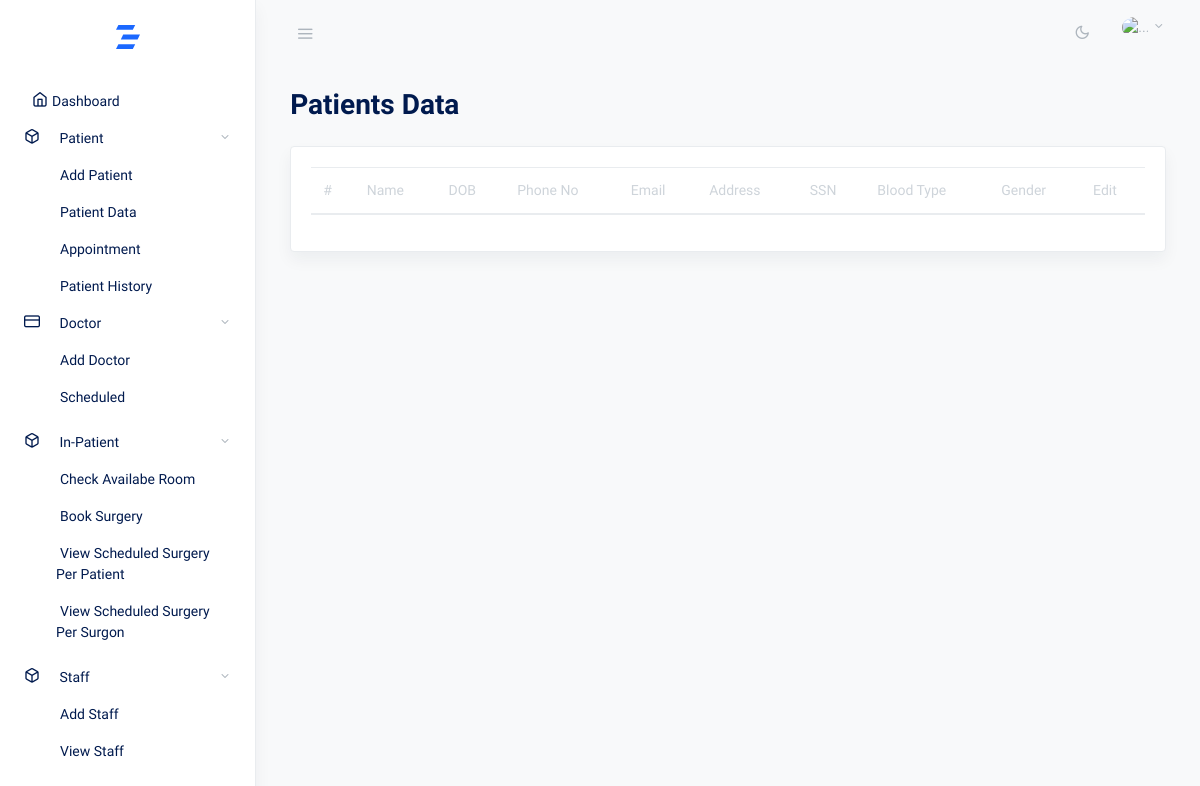
The app's page /patient-data/, older data.
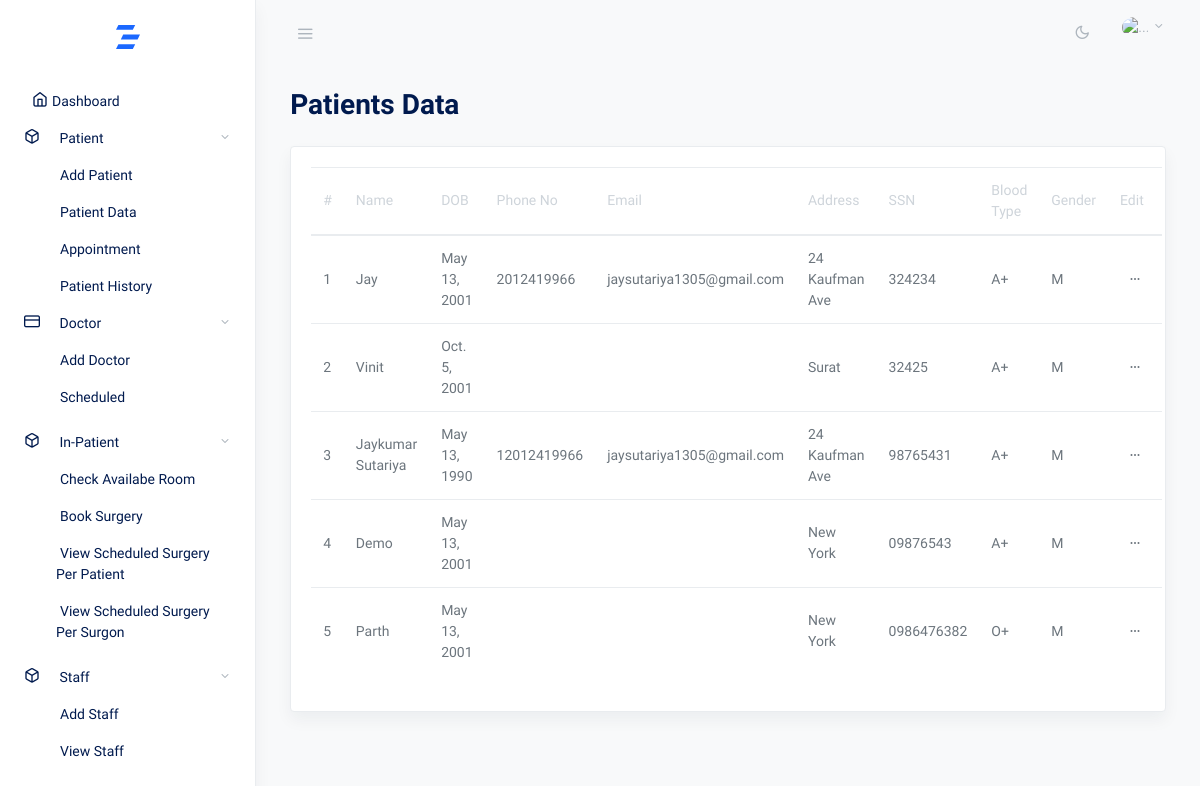
The same page, newer data.
### patient/models.py (models this page shows, shortened)
class Patient(models.Model):
    name = models.CharField(max_length=100)
    phone_no = models.CharField(max_length=15)
    email = models.CharField(max_length=40)
    dob = models.DateField()
    SSN = models.CharField(max_length=100)
    blood_type = models.CharField(max_length=10)
    address = models.CharField(max_length=100)
    gender = models.CharField(max_length=1, choices=GENDER_CHOICES)

### patient/views.py (the view)
# urls.py: path('patient-data/', views.patient_data, name='patient_data'),
def patient_data(request):
    patient = Patient.objects.all()
    return render(request, 'patients/patient_data.html', {'patient': patient})

### templates/patients/patient_data.html (shortened to what this page needs)
{% extends 'base.html' %}
{% block content %}
<div class="row justify-content-center">
    <div class="col-12">
      <h2 class="mb-2 page-title">Patients Data</h2>
      <div class="row my-4">
        <div class="col-md-12">
          <div class="card shadow">
            <div class="card-body">
              <table class="table datatables" id="dataTable-1">
                <thead>
                  <tr>
                    <th>#</th>
                    <th>Name</th>
                    <th>DOB</th>
                    <th>Phone No</th>
                    <th>Email</th>
                    <th>Address</th>
                    <th>SSN</th>
                    <th>Blood Type</th>
                    <th>Gender</th>
                    <th>Edit</th>
                  </tr>
                </thead>
                <tbody>
                {% for x  in patient  %}
                  <tr>
                    <td>{{x.id}}</td>
                    <td>{{x.name}}</td>
                    <td>{{x.dob}}</td>
                    <td>{{x.phone_no}}</td>
                    <td>{{x.email}}</td>
                    <td>{{x.address}}</td>
                    <td>{{x.SSN}}</td>
                    <td>{{x.blood_type}}</td>
                    <td>{{x.gender}}</td>
                    <td><button class="btn btn-sm dropdown-toggle more-horizontal" type="button" data-toggle="dropdown" aria-haspopup="true" aria-expanded="false">
                      </button>
                    </td>
                  </tr>
                  {% endfor %}
                </tbody>
              </table>
            </div>
          </div>
        </div>
      </div>
    </div>
  </div>
{% endblock %}

### templates/base.html (shortened to what this page needs)
{% load static %}
<!doctype html>
<html lang="en">
  <head>
    <link rel="stylesheet" href="{% static 'css/simplebar.css' %}">
    <link rel="stylesheet" href="{% static 'css/feather.css' %}">
    <link rel="stylesheet" href="{% static 'css/feather.css' %}">
    <link rel="stylesheet" href="{% static 'css/select2.css' %}">
    <link rel="stylesheet" href="{% static 'css/dropzone.css' %}">
    <link rel="stylesheet" href="{% static 'css/uppy.min.css' %}">
    <link rel="stylesheet" href="{% static 'css/jquery.steps.css' %}">
    <link rel="stylesheet" href="{% static 'css/jquery.timepicker.css' %}">
    <link rel="stylesheet" href="{% static 'css/quill.snow.css' %}">
    <link rel="stylesheet" href="{% static 'css/daterangepicker.css' %}">
    <link rel="stylesheet" href="{% static 'css/dataTables.bootstrap4.css' %}">
    <link rel="stylesheet" href="{% static 'css/app-light.css' %}" id="lightTheme">
    <link rel="stylesheet" href="{% static 'css/app-dark.css' %}" id="darkTheme" disabled>
  </head>
  <body class="vertical  light  ">
    <div class="wrapper">
      <nav class="topnav navbar navbar-light">
        <button type="button" class="navbar-toggler text-muted mt-2 p-0 mr-3 collapseSidebar">
          <i class="fe fe-menu navbar-toggler-icon"></i>
        </button>
        <ul class="nav">
          <li class="nav-item">
            <a class="nav-link text-muted my-2" href="#" id="modeSwitcher" data-mode="light">
              <i class="fe fe-sun fe-16"></i>
            </a>
          </li>
          <li class="nav-item dropdown">
            <a class="nav-link dropdown-toggle text-muted pr-0" href="#" id="navbarDropdownMenuLink" role="button" data-toggle="dropdown" aria-haspopup="true" aria-expanded="false">
              <span class="avatar avatar-sm mt-2">
                <img src="{% static '/assets/images/profile.png ' %}" alt="..." class="avatar-img rounded-circle">
              </span>
            </a>
          </li>
        </ul>
      </nav>
      <aside class="sidebar-left border-right bg-white shadow" id="leftSidebar" data-simplebar>
        <nav class="vertnav navbar navbar-light">
          <div class="w-100 mb-4 d-flex">
            <a class="navbar-brand mx-auto mt-2 flex-fill text-center" href="./index.html">
            </a>
          </div>
          <ul class="navbar-nav flex-fill w-100 mb-2">
            <li class="nav-item dropdown">
                <a class="nav-link pl-3" href="{% url 'dashboard' %}"><i class="fe fe-home fe-16"></i><span class="ml-1 item-text">Dashboard</span>
              <a href="#ui-elements" data-toggle="collapse" aria-expanded="false" class="dropdown-toggle nav-link">
                <i class="fe fe-box fe-16"></i>
                <span class="ml-3 item-text">Patient</span>
              </a>
              <ul class="collapse list-unstyled pl-4 w-100 show"  id="ui-elements">
                <li class="nav-item">
                  <a class="nav-link pl-3" href="{% url 'add_patient' %}"><span class="ml-1 item-text">Add Patient</span>
                  </a>
                </li>
                <li class="nav-item">
                  <a class="nav-link pl-3" href="{% url 'patient_data' %}"><span class="ml-1 item-text">Patient Data</span></a>
                </li>
                <li class="nav-item">
                  <a class="nav-link pl-3" href="{% url 'appointment' %}"><span class="ml-1 item-text">Appointment</span></a>
                </li>
                <li class="nav-item">
                  <a class="nav-link pl-3" href="{% url 'patient_history' %}"><span class="ml-1 item-text">Patient History</span></a>
                </li>
              </ul>
            </li>
            <li class="nav-item dropdown">
              <a href="#forms" data-toggle="collapse" aria-expanded="false" class="dropdown-toggle nav-link">
                <i class="fe fe-credit-card fe-16"></i>
                <span class="ml-3 item-text">Doctor</span>
              </a>
              <ul class="collapse list-unstyled pl-4 w-100 show" id="forms">
                <li class="nav-item">
                  <a class="nav-link pl-3" href="{% url 'add_doctor' %}"><span class="ml-1 item-text">Add Doctor</span></a>
                </li>
                <li class="nav-item">
                  <a class="nav-link pl-3" href="{% url 'scheuled' %}"><span class="ml-1 item-text">Scheduled</span></a>
                </li>
              </ul>
            </li>
          </ul>
          <ul class="navbar-nav flex-fill w-100 mb-2">
            <li class="nav-item dropdown">
              <a href="#ui-elements1" data-toggle="collapse" aria-expanded="false" class="dropdown-toggle nav-link">
                <i class="fe fe-box fe-16"></i>
                <span class="ml-3 item-text">In-Patient</span>
              </a>
              <ul class="collapse list-unstyled pl-4 w-100 show" id="ui-elements1">
                <li class="nav-item">
                  <a class="nav-link pl-3" href="{% url 'check_available_room_bed' %}"><span class="ml-1 item-text">Check Availabe Room</span>
                  </a>
                </li>
                <li class="nav-item">
                  <a class="nav-link pl-3" href="{% url 'book_surgery' %}"><span class="ml-1 item-text">Book Surgery</span></a>
                </li>
                <li class="nav-item">
                  <a class="nav-link pl-3" href="{% url 'view_scheduled_surgery_per_patient' %}"><span class="ml-1 item-text">View Scheduled Surgery Per Patient</span></a>
                </li>
                <li class="nav-item">
                  <a class="nav-link pl-3" href="{% url 'view_scheduled_surgery_per_surgeon' %}"><span class="ml-1 item-text">View Scheduled Surgery Per Surgon</span></a>
                </li>
              </ul>
            </li>
          </ul>
          <ul class="navbar-nav flex-fill w-100 mb-2 show">
            <li class="nav-item dropdown">
              <a href="#ui-elements2" data-toggle="collapse" aria-expanded="false" class="dropdown-toggle nav-link">
                <i class="fe fe-box fe-16"></i>
                <span class="ml-3 item-text">Staff</span>
              </a>
              <ul class="collapse list-unstyled pl-4 w-100 show" id="ui-elements2">
                <li class="nav-item">
                  <a class="nav-link pl-3" href="{% url 'add_remove_staff_member' %}"><span class="ml-1 item-text">Add Staff</span>
                  </a>
                </li>
                <li class="nav-item">
                  <a class="nav-link pl-3" href="{% url 'view_staff_members' %}"><span class="ml-1 item-text">View Staff</span></a>
                </li>
              </ul>
            </li>
          </ul>
        </nav>
      </aside>
      <main role="main" class="main-content">
        <div class="container-fluid">
            {% block content %}{% endblock %}
        </div>
      </main>
    </div>
  </body>
</html>

### static/css/simplebar.css (style rules this page uses)
[data-simplebar] { position: relative; flex-direction: column; flex-wrap: wrap; justify-content: flex-start; align-content: flex-start; align-items: flex-start; }

### static/css/feather.css (style rules this page uses)
.fe { font-family: "feather" !important; speak: none; font-style: normal; font-weight: normal; font-variant: normal; text-transform: none; line-height: 1; -webkit-font-smoothing: antialiased; -moz-osx-font-smoothing: grayscale; }
.fe-16 { font-size: 16px; }
.fe-box:before { content: ""; }
.fe-credit-card:before { content: ""; }
.fe-home:before { content: ""; }
.fe-menu:before { content: ""; }
.fe-sun:before { content: ""; }

Row changes from the older to the newer data that the page shows:
added Patient: id "1", name "Jay", dob "May 13, 2001", phone_no "2012419966", email "jaysutariya1305@gmail.com", address "24 Kaufman Ave", SSN "324234", blood_type "A+", gender "M"
added Patient: id "2", name "Vinit", dob "Oct. 5, 2001", address "Surat", SSN "32425", blood_type "A+", gender "M"
added Patient: id "3", name "Jaykumar Sutariya", dob "May 13, 1990", phone_no "12012419966", email "jaysutariya1305@gmail.com", address "24 Kaufman Ave", SSN "98765431", blood_type "A+", gender "M"
added Patient: id "4", name "Demo", dob "May 13, 2001", address "New York", SSN "09876543", blood_type "A+", gender "M"
added Patient: id "5", name "Parth", dob "May 13, 2001", address "New York", SSN "0986476382", blood_type "O+", gender "M"
